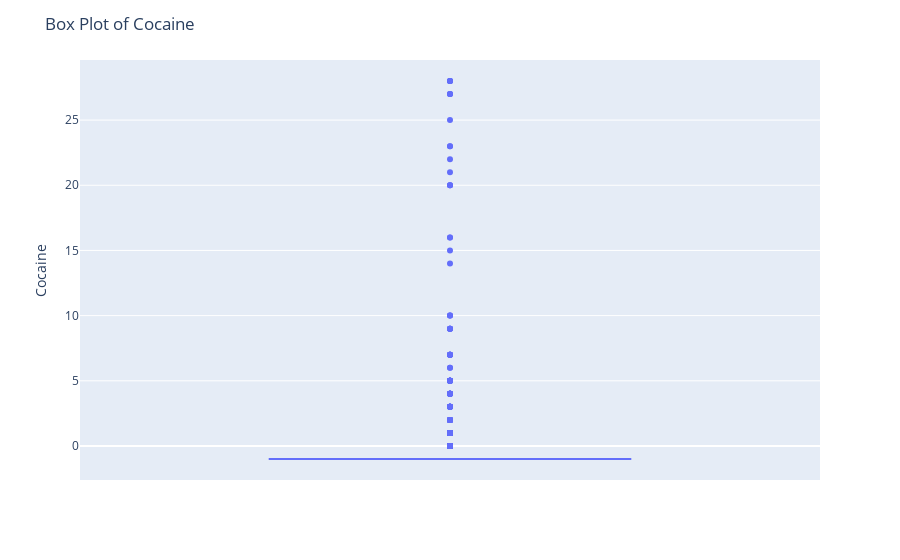

This figure's notebook cell:
### Code cell
fig = px.box(df, y='cocaine')
fig.update_layout(
    title="Box Plot of Cocaine", 
    yaxis_title="Cocaine" 
)
fig.show()

### Figure 1 — Plotly figure (JSON) as saved in the notebook; plotly's stock layout.template omitted (floating-point values rounded to 4 significant figures; data arrays with more than 128 entries replaced by an {"elided": "..."} marker saying what was removed)
{"data": [{"alignmentgroup": "True", "hovertemplate": "cocaine=%{y}<extra></extra>", "legendgroup": "", "marker": {"color": "#636efa"}, "name": "", "notched": false, "offsetgroup": "", "orientation": "v", "showlegend": false, "type": "box", "x0": " ", "xaxis": "x", "y": {"elided": "5789 int values"}, "y0": " ", "yaxis": "y"}], "layout": {"boxmode": "group", "legend": {"tracegroupgap": 0}, "margin": {"t": 60}, "title": {"text": "Box Plot of Cocaine"}, "xaxis": {"anchor": "y", "domain": [0, 1]}, "yaxis": {"anchor": "x", "domain": [0, 1], "title": {"text": "Cocaine"}}}}
